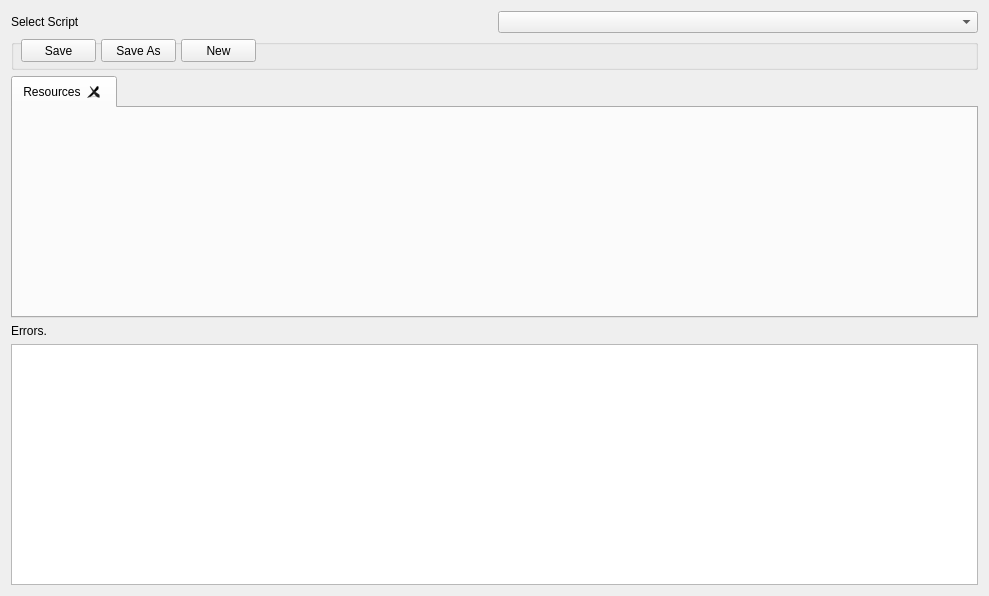
<?xml version="1.0" encoding="UTF-8"?>
<ui version="4.0">
 <class>ScriptEditor</class>
 <widget class="QWidget" name="ScriptEditor">
  <property name="geometry">
   <rect>
    <x>0</x>
    <y>0</y>
    <width>989</width>
    <height>596</height>
   </rect>
  </property>
  <property name="sizePolicy">
   <sizepolicy hsizetype="Fixed" vsizetype="Fixed">
    <horstretch>0</horstretch>
    <verstretch>0</verstretch>
   </sizepolicy>
  </property>
  <property name="windowTitle">
   <string>Lua Script Editor</string>
  </property>
  <layout class="QVBoxLayout" name="verticalLayout">
   <item>
    <layout class="QHBoxLayout" name="horizontalLayout">
     <item>
      <widget class="QLabel" name="label">
       <property name="text">
        <string>Select Script</string>
       </property>
      </widget>
     </item>
     <item>
      <widget class="QComboBox" name="comboBox_scriptSelection"/>
     </item>
    </layout>
   </item>
   <item>
    <layout class="QHBoxLayout" name="horizontalLayout_2">
     <property name="topMargin">
      <number>0</number>
     </property>
    </layout>
   </item>
   <item>
    <widget class="QGroupBox" name="groupBox">
     <property name="sizePolicy">
      <sizepolicy hsizetype="Expanding" vsizetype="Fixed">
       <horstretch>48</horstretch>
       <verstretch>50</verstretch>
      </sizepolicy>
     </property>
     <property name="minimumSize">
      <size>
       <width>500</width>
       <height>30</height>
      </size>
     </property>
     <property name="title">
      <string/>
     </property>
     <property name="flat">
      <bool>true</bool>
     </property>
     <widget class="QPushButton" name="pushButton_Save">
      <property name="geometry">
       <rect>
        <x>10</x>
        <y>0</y>
        <width>75</width>
        <height>23</height>
       </rect>
      </property>
      <property name="sizePolicy">
       <sizepolicy hsizetype="MinimumExpanding" vsizetype="Fixed">
        <horstretch>0</horstretch>
        <verstretch>0</verstretch>
       </sizepolicy>
      </property>
      <property name="text">
       <string>Save</string>
      </property>
     </widget>
     <widget class="QPushButton" name="pushButton">
      <property name="geometry">
       <rect>
        <x>170</x>
        <y>0</y>
        <width>75</width>
        <height>23</height>
       </rect>
      </property>
      <property name="sizePolicy">
       <sizepolicy hsizetype="Expanding" vsizetype="Fixed">
        <horstretch>0</horstretch>
        <verstretch>0</verstretch>
       </sizepolicy>
      </property>
      <property name="text">
       <string>New</string>
      </property>
     </widget>
     <widget class="QPushButton" name="pushButton_Save_2">
      <property name="geometry">
       <rect>
        <x>90</x>
        <y>0</y>
        <width>75</width>
        <height>23</height>
       </rect>
      </property>
      <property name="sizePolicy">
       <sizepolicy hsizetype="MinimumExpanding" vsizetype="Fixed">
        <horstretch>0</horstretch>
        <verstretch>0</verstretch>
       </sizepolicy>
      </property>
      <property name="text">
       <string>Save As</string>
      </property>
     </widget>
    </widget>
   </item>
   <item>
    <widget class="QTabWidget" name="tabCodeWindow">
     <property name="currentIndex">
      <number>0</number>
     </property>
     <property name="tabsClosable">
      <bool>true</bool>
     </property>
     <property name="movable">
      <bool>false</bool>
     </property>
     <widget class="QWidget" name="tab">
      <attribute name="title">
       <string>Resources</string>
      </attribute>
     </widget>
    </widget>
   </item>
   <item>
    <widget class="QLabel" name="label_2">
     <property name="text">
      <string>Errors.</string>
     </property>
    </widget>
   </item>
   <item>
    <widget class="QListWidget" name="listWidget_errors">
     <property name="sizePolicy">
      <sizepolicy hsizetype="Expanding" vsizetype="Expanding">
       <horstretch>0</horstretch>
       <verstretch>0</verstretch>
      </sizepolicy>
     </property>
    </widget>
   </item>
  </layout>
 </widget>
 <resources/>
 <connections/>
</ui>
